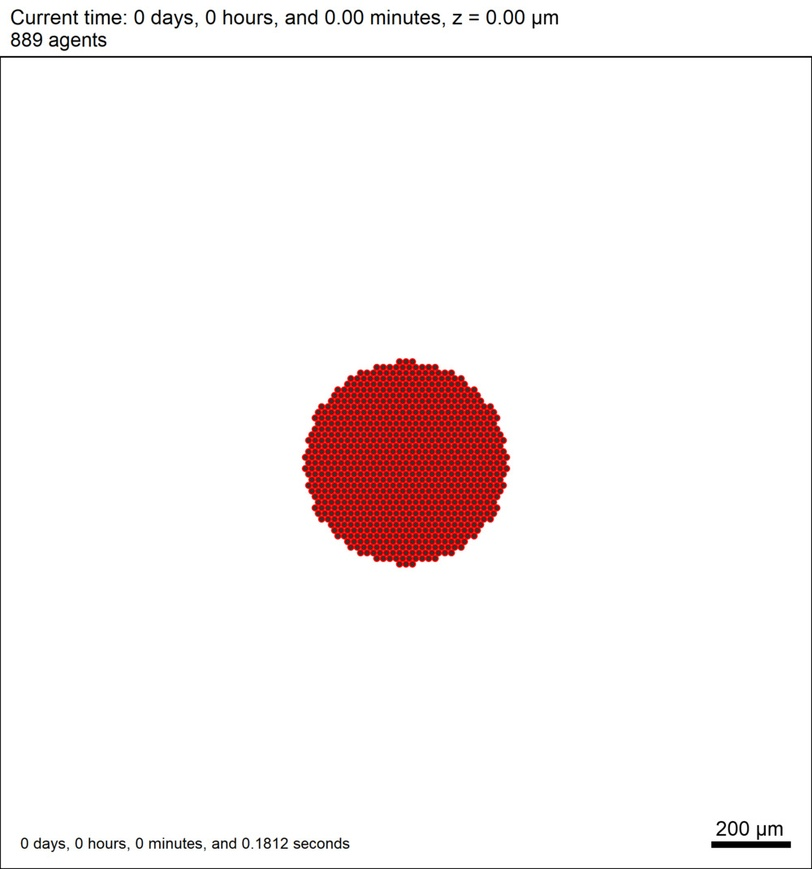
#> input picture initial.jpg, 812 x 869 px, shrunk from 1000 x 1070 before the run
$ python -i Tools.py   (imports and definitions only)
#> lines starting #> are read from the running program, lines starting #| are printed output that depends on the picture; after the words box and inside, x2 and y2 are one past the last pixel; in counts of white or black regions, pixels touching at a corner belong together
import numpy as np
import matplotlib.pyplot as plt


import cv2

######################################################################################################################
# Test fraction of green cells for bias > 0.2
# [51 lines left out: functions Read_FractionGreenCells, ReadPositionGreenCells2Points, Twopointfunc, not called in this run]

######################################################################################################################
# Read figure and classify according to Plumes, Escape cells, and Necrotic core
def ImageOpenCV(file,plot=True):
#> called with file = '../initial.jpg', plot = True
    img = cv2.imread(file)
#> img is the input picture: shape (869, 812, 3); mean B, G, R 241.4, 241.5, 248.2
    blur = cv2.blur(img,(5,5))
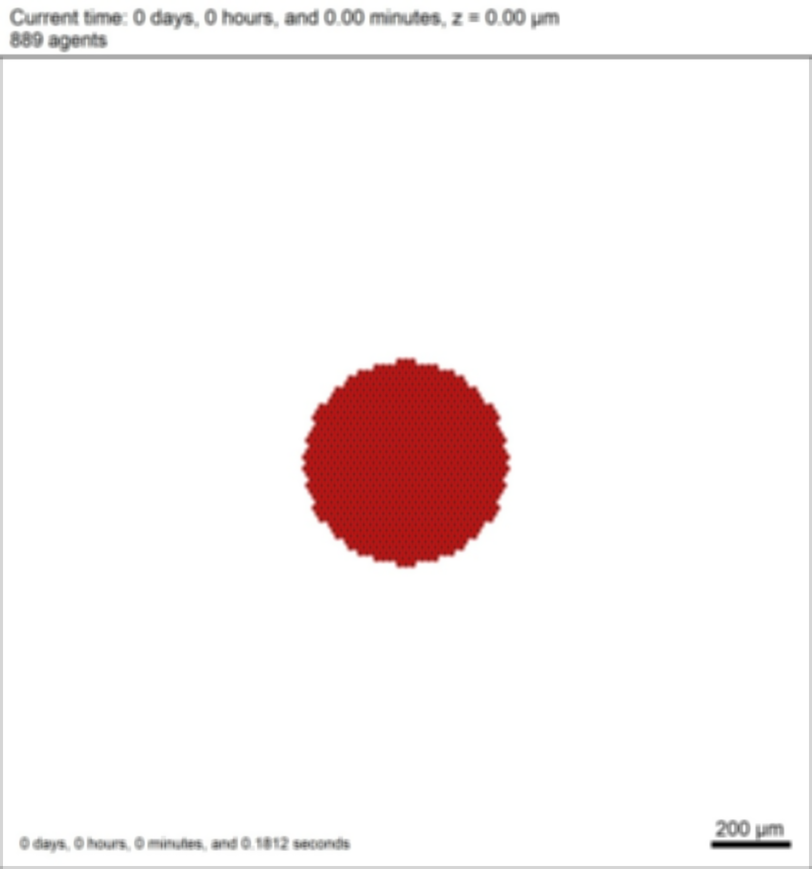
#> blur: shape (869, 812, 3); mean B, G, R 241.7, 241.8, 248.5
    img = img[100:-70, 0:-1]
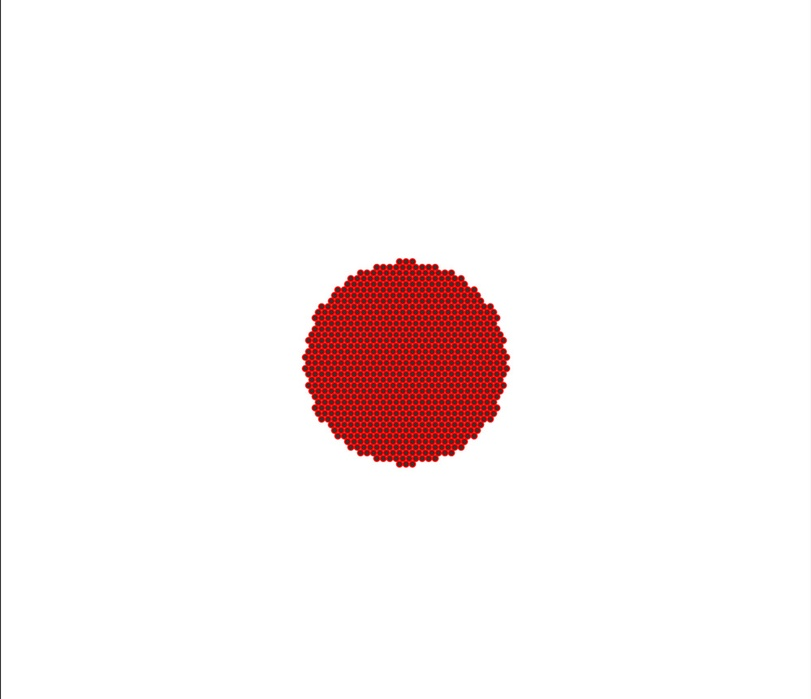
#> img: shape (699, 811, 3); mean B, G, R 241.3, 241.4, 249.8
    img0 = img.copy()
    # Red filter
    channelred = img[:,:,0]
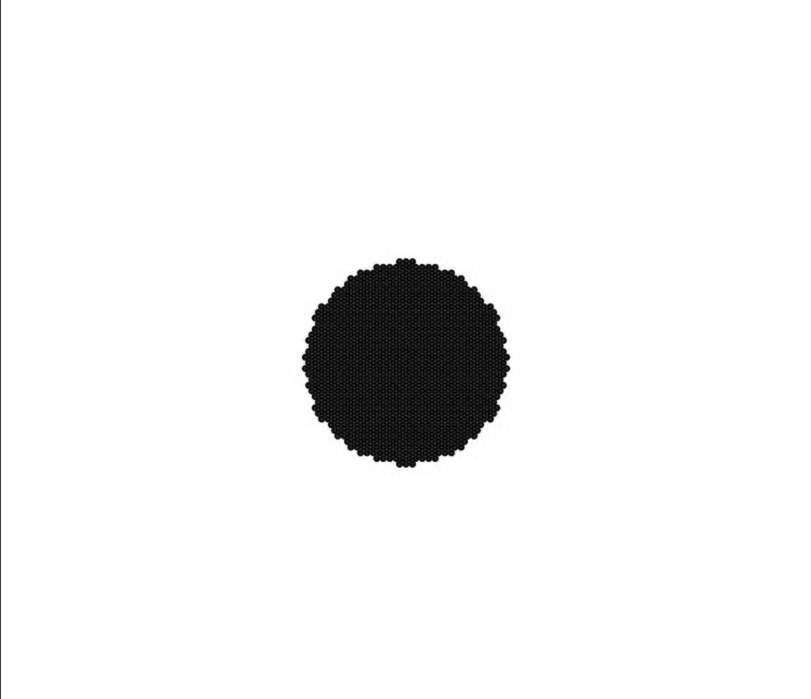
#> channelred: shape (699, 811); min 0, max 255, mean 241.3
    _,thresh_val1 = cv2.threshold(channelred,15 ,255,cv2.THRESH_BINARY)
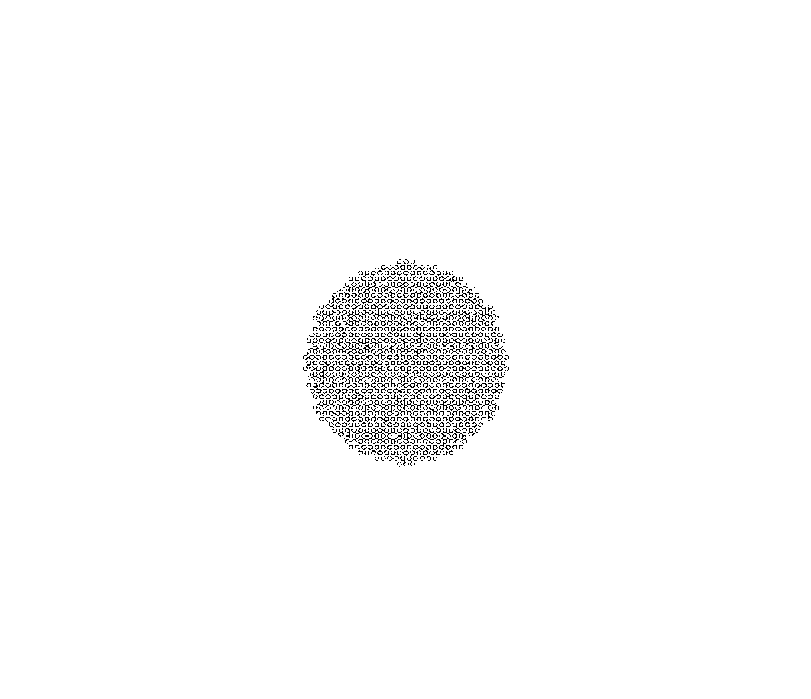
#> thresh_val1: shape (699, 811); 98.3% white; black in thin lines or dots, all inside (x1, y1, x2, y2) = (303, 259, 509, 467)
    thresh_val1 = cv2.bitwise_not(thresh_val1)
    # Green filter
    channelgreen = img[:,:,1]
    _,thresh_val2 = cv2.threshold(channelgreen,70 ,255,cv2.THRESH_BINARY)
#> thresh_val2: shape (699, 811); 94.2% white; 2 black regions, box (x1, y1, x2, y2) and area: (302, 259, 510, 467) 32153, (0, 0, 1, 699) 699
    thresh_val2 = cv2.bitwise_not(thresh_val2)
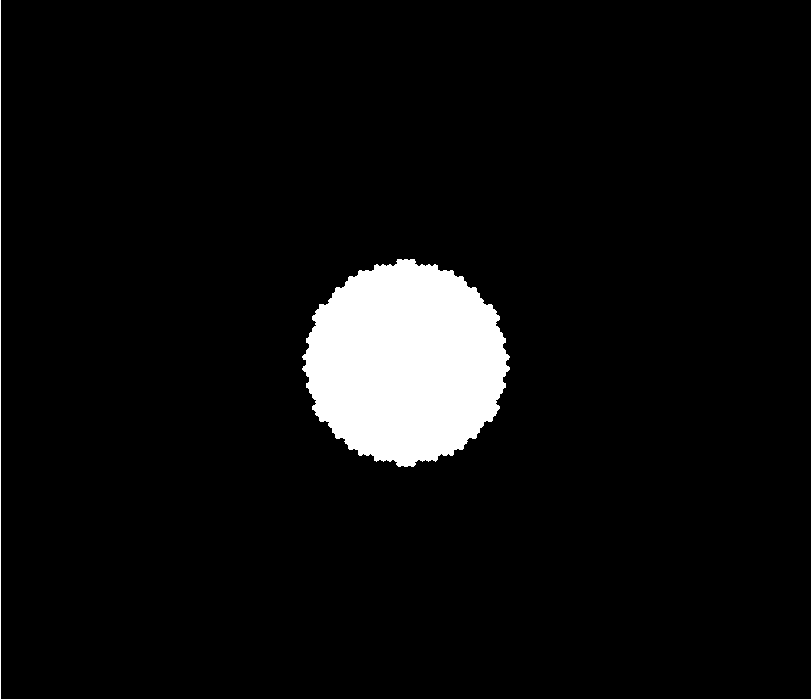
#> thresh_val2: shape (699, 811); 5.8% white; 2 white regions, box (x1, y1, x2, y2) and area: (302, 259, 510, 467) 32153, (0, 0, 1, 699) 699
    # Blue filter
    channelblue = img[:,:,2]
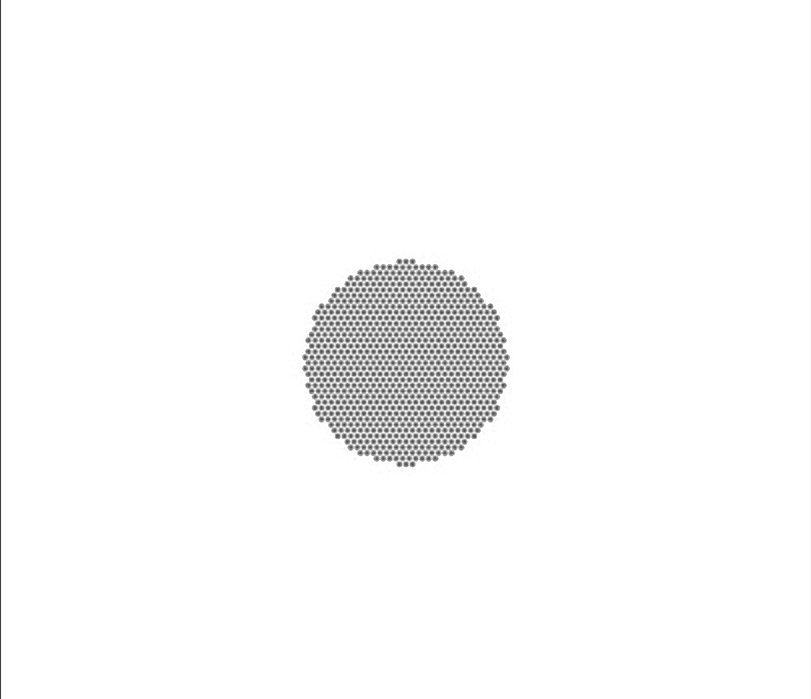
#> channelblue: shape (699, 811); min 63, max 255, mean 249.8
    _,thresh_val3 = cv2.threshold(channelblue,40 ,255,cv2.THRESH_BINARY)
#> thresh_val3: shape (699, 811); every value is 255
    thresh_val3 = cv2.bitwise_not(thresh_val3)
#> thresh_val3: shape (699, 811); every value is 0
    # Combine
    mask = cv2.bitwise_and(thresh_val1,thresh_val2)
    mask2 = cv2.bitwise_and(thresh_val1,~mask)

    element = cv2.getStructuringElement(shape=cv2.MORPH_OPEN, ksize=(5, 5))
    element2 = cv2.getStructuringElement(shape=cv2.MORPH_OPEN, ksize=(8, 8))

    morph_img = thresh_val1.copy()
    cv2.morphologyEx(src=thresh_val1, op=cv2.MORPH_CLOSE, kernel=element, dst=morph_img)
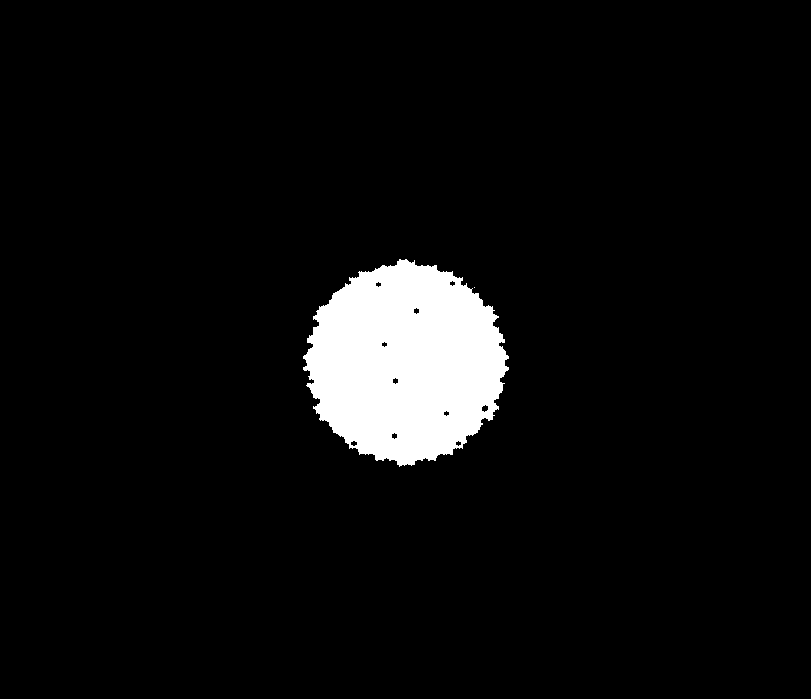
#> morph_img: shape (699, 811); 5.5% white; 2 white regions (1 under 20 px)

    morph_img2 = mask2.copy()
    cv2.morphologyEx(src=mask2, op=cv2.MORPH_CLOSE, kernel=element, dst=morph_img2)

    morph_img3 = thresh_val3.copy()
    cv2.morphologyEx(src=thresh_val3, op=cv2.MORPH_CLOSE, kernel=element2, dst=morph_img3)

    contours,_ = cv2.findContours(morph_img,cv2.RETR_TREE,cv2.CHAIN_APPROX_SIMPLE)
#> contours = 12 contours, 1 with area under 20; largest, box (x1, y1, x2, y2) and area: (303, 259, 509, 467) 30728, (481, 404, 489, 413) 39, (350, 440, 358, 447) 30, (391, 432, 398, 440) 30, (392, 377, 399, 385) 30
    contours2,_ = cv2.findContours(morph_img2,cv2.RETR_TREE,cv2.CHAIN_APPROX_SIMPLE)
#> contours2 = []
    contours3,_ = cv2.findContours(morph_img3,cv2.RETR_TREE,cv2.CHAIN_APPROX_SIMPLE)
#> contours3 = []

    areas = [cv2.contourArea(c) for c in contours]
#> areas = [0, 30727.5, 24, 30, 30, 24, 39, 30, 24, 30, 24, 24]
    sorted_areas = np.sort(areas)
#> sorted_areas = [0, 24, 24, 24, 24, 24, 30, 30, 30, 30, 39, 30727.5]
    areas2 = [cv2.contourArea(c) for c in contours2]
#> areas2 = []
    sorted_areas2 = np.sort(areas2)
#> sorted_areas2 = empty array
    areas3 = [cv2.contourArea(c) for c in contours3]
#> areas3 = []

    # [11 lines of commented-out code are left out]
    img1 = Convert_BW_to_RGB(morph_img2)
#> in Convert_BW_to_RGB, `ind = np.argwhere(image==0)`: ind = 566889 pairs, first value 0 to 698, second value 0 to 810
#> in Convert_BW_to_RGB, `ind_0 = np.argwhere(image!=0)`: ind_0 = empty array
#> img1: shape (699, 811, 3) float64; every value is 0
    if (len(sorted_areas) > 0):
        cntA=contours[areas.index(sorted_areas[-1])] #the biggest contour
#> cntA = contour of 582 points, box (x1, y1, x2, y2) (303, 259, 509, 467), area 30728
        ellipseA = cv2.fitEllipse(cntA)
#> ellipseA = ((405.5, 362.4), (197.8, 199), 0.798)
        cv2.ellipse(img,ellipseA,(0,0,0),2)
    if (len(sorted_areas2) > 0):
        cntA2=contours2[areas2.index(sorted_areas2[-1])] #the biggest contour
        epsilon = 0.00001 * cv2.arcLength(cntA2, True)
        approx = cv2.approxPolyDP(cntA2, epsilon, True)
        cv2.drawContours(img1, [approx], -1, (0, 255, 0), 4)
        ellipseA2 = cv2.fitEllipse(cntA2)
        cv2.ellipse(img1,ellipseA2,(100,100,0),2)

    #Necrotic cells
    necrotic = False
    if( (np.sum(areas3)/np.sum(areas)) > 0.06):
        necrotic = True

    #Scapping cells
    scape = False
    morph_img4 = morph_img2.copy()
    (h,k),(ma,MA),angle = ellipseA
#> h = 405.5; k = 362.4; ma = 197.8; MA = 199; angle = 0.798
    ma = ma + 0.05*ma
#> ma = 207.7
    MA = MA + 0.05*MA
#> MA = 208.9
    ellipseB = (h,k),(ma,MA),angle
#> ellipseB = ((405.5, 362.4), (207.7, 208.9), 0.798)
    cv2.ellipse(morph_img4,ellipseB,(0,0,0),-1)
    img2 = Convert_BW_to_RGB(morph_img4)
    contours4,_ = cv2.findContours(morph_img4,cv2.RETR_TREE,cv2.CHAIN_APPROX_SIMPLE)
#> contours4 = []
    areas4 = [cv2.contourArea(c) for c in contours4]
#> areas4 = []
    if (np.sum(areas4) > 20.0):
        scape = True
    for ind in range(0,len(contours4)):
        x = np.mean(contours4[ind][:,0,0])
        y = np.mean(contours4[ind][:,0,1])
        cv2.circle(img2,(int(x),int(y)),4,(0,200,0),2)
#> this loop made 0 passes

    #Plumes test
    plumes = False
    count = 0
    if (len(sorted_areas2) > 0):
        (h,k),(ma,MA),angle = ellipseA2
        angle = angle*np.pi/180.0
    for i in range( 0,approx.shape[0]):
        (x,y) = approx[i,0,:]
        p = (((x - h)*np.cos(angle) + (y-k)*np.sin(angle))**2 / ((0.5*ma)**2)) +  (((x - h)*np.sin(angle) - (y-k)*np.cos(angle))**2 / ((0.5*MA)**2))
        if (p > 1.0):
            dist = estimate_distance(x, y, 0.5*MA, 0.5*ma, x0=h, y0=k, angle=0, error=1e-5)
            tol =30.0
            if (dist >  tol):
                #print("Point: "+str(x)+" "+str(y)+" P: "+str(p)+" Dist: "+str(dist))
                #cv2.circle(img,(int(x),int(y)),4,(0,200,0),-1)
                cv2.circle(img1,(int(x),int(y)),4,(0,0,0),-1)
                plumes = True
    # [19 lines of commented-out code are left out]

    if (plot):
        #cv2.imshow("morph_img",morph_img)
        cv2.imshow("Plumes",img1)
        cv2.imshow("Escape cells",img2)
        cv2.imshow("Necrotic core",morph_img3)
        cv2.imshow("Original", img0)
        # [5 lines of commented-out code are left out]
        cv2.waitKey()

    return plumes, scape, necrotic

def Convert_BW_to_RGB(image):
    New_image = np.zeros((image.shape[0],image.shape[1],3))
    ind = np.argwhere(image==0)
    New_image[ind[:,0],ind[:,1],0] = 0
    New_image[ind[:,0],ind[:,1],1] = 0
    New_image[ind[:,0],ind[:,1],2] = 0
    ind_0 = np.argwhere(image!=0)
    New_image[ind_0[:,0],ind_0[:,1],0] = 255
    New_image[ind_0[:,0],ind_0[:,1],1] = 255
    New_image[ind_0[:,0],ind_0[:,1],2] = 255
    return New_image

# [389 lines left out: functions Classify_all_parameter, discrete_matshow, Verify_symmetry, Plot_Symmetry, Plot_Symmetry_Hist, Run_all_cases and 1 more, not called in this run]

######################################################################################################################


from math import sin, cos, atan2, pi, fabs
# [38 lines left out: functions ellipe_tan_dot, ellipe_tan_dot_derivative, estimate_distance, not called in this run]

#> (the run stopped early here; a loop or call above may not have finished)
